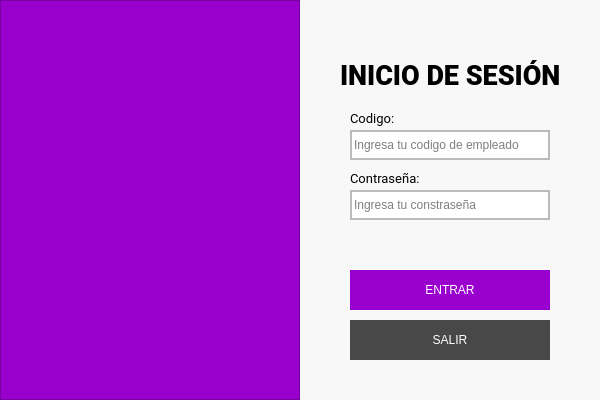
<?xml version="1.0" encoding="UTF-8"?>
<ui version="4.0">
 <class>LoginView</class>
 <widget class="QMainWindow" name="LoginView">
  <property name="geometry">
   <rect>
    <x>0</x>
    <y>0</y>
    <width>600</width>
    <height>400</height>
   </rect>
  </property>
  <property name="windowTitle">
   <string>LoginView</string>
  </property>
  <property name="styleSheet">
   <string notr="true">background-color: rgb(248, 248, 248);
font: 8pt &quot;Roboto&quot;;</string>
  </property>
  <widget class="QWidget" name="centralwidget">
   <property name="styleSheet">
    <string notr="true">background-color: rgb(248, 248, 248);</string>
   </property>
   <widget class="QFrame" name="frame">
    <property name="geometry">
     <rect>
      <x>0</x>
      <y>0</y>
      <width>300</width>
      <height>400</height>
     </rect>
    </property>
    <property name="styleSheet">
     <string notr="true">background-color: rgb(153, 0, 206);</string>
    </property>
    <property name="frameShape">
     <enum>QFrame::StyledPanel</enum>
    </property>
    <property name="frameShadow">
     <enum>QFrame::Raised</enum>
    </property>
    <widget class="QLabel" name="imgAvion">
     <property name="geometry">
      <rect>
       <x>70</x>
       <y>120</y>
       <width>154</width>
       <height>154</height>
      </rect>
     </property>
     <property name="text">
      <string/>
     </property>
     <property name="pixmap">
      <pixmap resource="imagen.qrc">:/assets/avion.png</pixmap>
     </property>
    </widget>
   </widget>
   <widget class="QLabel" name="label">
    <property name="geometry">
     <rect>
      <x>340</x>
      <y>60</y>
      <width>221</width>
      <height>31</height>
     </rect>
    </property>
    <property name="font">
     <font>
      <family>Roboto</family>
      <pointsize>20</pointsize>
      <weight>99</weight>
      <italic>false</italic>
      <bold>true</bold>
     </font>
    </property>
    <property name="styleSheet">
     <string notr="true">font: 800 20pt &quot;Roboto&quot;;</string>
    </property>
    <property name="text">
     <string>INICIO DE SESIÓN</string>
    </property>
   </widget>
   <widget class="QLabel" name="label_2">
    <property name="geometry">
     <rect>
      <x>350</x>
      <y>110</y>
      <width>51</width>
      <height>16</height>
     </rect>
    </property>
    <property name="font">
     <font>
      <family>Roboto</family>
      <pointsize>10</pointsize>
      <weight>50</weight>
      <italic>false</italic>
      <bold>false</bold>
     </font>
    </property>
    <property name="styleSheet">
     <string notr="true">font: 12pt &quot;Roboto&quot;;
font: 10pt &quot;Roboto&quot;;</string>
    </property>
    <property name="text">
     <string>Codigo:</string>
    </property>
   </widget>
   <widget class="QLineEdit" name="txtCodigo">
    <property name="geometry">
     <rect>
      <x>350</x>
      <y>130</y>
      <width>200</width>
      <height>30</height>
     </rect>
    </property>
    <property name="styleSheet">
     <string notr="true">border: 2px solid #bbbbbb;
background-color: #fff;
font: 10pt &quot;Roboto&quot;;</string>
    </property>
    <property name="placeholderText">
     <string>Ingresa tu codigo de empleado</string>
    </property>
   </widget>
   <widget class="QLineEdit" name="txtContra">
    <property name="geometry">
     <rect>
      <x>350</x>
      <y>190</y>
      <width>200</width>
      <height>30</height>
     </rect>
    </property>
    <property name="styleSheet">
     <string notr="true">border: 2px solid #bbbbbb;
background-color: #fff;
font: 10pt &quot;Roboto&quot;;</string>
    </property>
    <property name="inputMask">
     <string/>
    </property>
    <property name="text">
     <string/>
    </property>
    <property name="maxLength">
     <number>32767</number>
    </property>
    <property name="echoMode">
     <enum>QLineEdit::Password</enum>
    </property>
    <property name="placeholderText">
     <string>Ingresa tu constraseña</string>
    </property>
   </widget>
   <widget class="QLabel" name="label_3">
    <property name="geometry">
     <rect>
      <x>350</x>
      <y>170</y>
      <width>91</width>
      <height>16</height>
     </rect>
    </property>
    <property name="font">
     <font>
      <family>Roboto</family>
      <pointsize>10</pointsize>
      <weight>50</weight>
      <italic>false</italic>
      <bold>false</bold>
     </font>
    </property>
    <property name="styleSheet">
     <string notr="true">font: 12pt &quot;Roboto&quot;;
font: 10pt &quot;Roboto&quot;;</string>
    </property>
    <property name="text">
     <string>Contraseña:</string>
    </property>
   </widget>
   <widget class="QPushButton" name="btnEntrar">
    <property name="geometry">
     <rect>
      <x>350</x>
      <y>270</y>
      <width>200</width>
      <height>40</height>
     </rect>
    </property>
    <property name="cursor">
     <cursorShape>PointingHandCursor</cursorShape>
    </property>
    <property name="styleSheet">
     <string notr="true">QPushButton#btnEntrar{
background-color: #9900CE;
color: #ffffff;
font: 800 12pt &quot;Roboto&quot;;
border:none;
transition: all .5s;
}

QPushButton#btnEntrar:hover{
	background-color: #6B0C8C
}

QPushButton#btnEntrar:pressed{
	background-color: #A30DD8;
}</string>
    </property>
    <property name="text">
     <string>ENTRAR</string>
    </property>
   </widget>
   <widget class="QPushButton" name="btnSalir">
    <property name="geometry">
     <rect>
      <x>350</x>
      <y>320</y>
      <width>200</width>
      <height>40</height>
     </rect>
    </property>
    <property name="cursor">
     <cursorShape>PointingHandCursor</cursorShape>
    </property>
    <property name="styleSheet">
     <string notr="true">QPushButton{
font: 800 12pt &quot;Roboto&quot;;
color: #ffffff;
border:none;
cursor: pointer;
}

QPushButton#btnSalir{
	background-color: #484848;
}

QPushButton#btnSalir:hover{
	background-color: #f94e4e;
}

QPushButton#btnSalir:pressed{
	background-color: #ee2525;
}</string>
    </property>
    <property name="text">
     <string>SALIR</string>
    </property>
   </widget>
  </widget>
 </widget>
 <resources>
  <include location="imagen.qrc"/>
 </resources>
 <connections/>
</ui>
